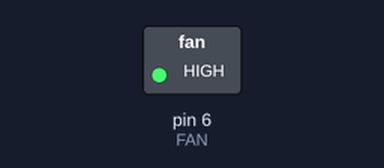
A sketch run on a simulated Arduino Uno, built with avr-gcc and run on an emulated ATmega328P. Parts: switched loads named in the sketch (green lamp = pin HIGH).

Above: at 2.5 s.
At 7.5 s:
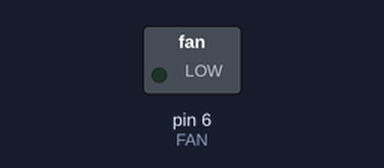
Timing chart, 0 to 13.0 s (numbered marks = the images above):
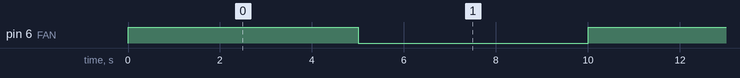

The sketch:

blink_fan.ino
```cpp
#define FAN 6

void setup() {
  pinMode(FAN, OUTPUT);
}

void loop() {
  digitalWrite(FAN, HIGH);
  delay(5000);
  digitalWrite(FAN, LOW);
  delay(5000);
}
```

Measured:
- by itself, pin 6 (FAN): alternates HIGH for 5.0 s and LOW for 5.0 s
